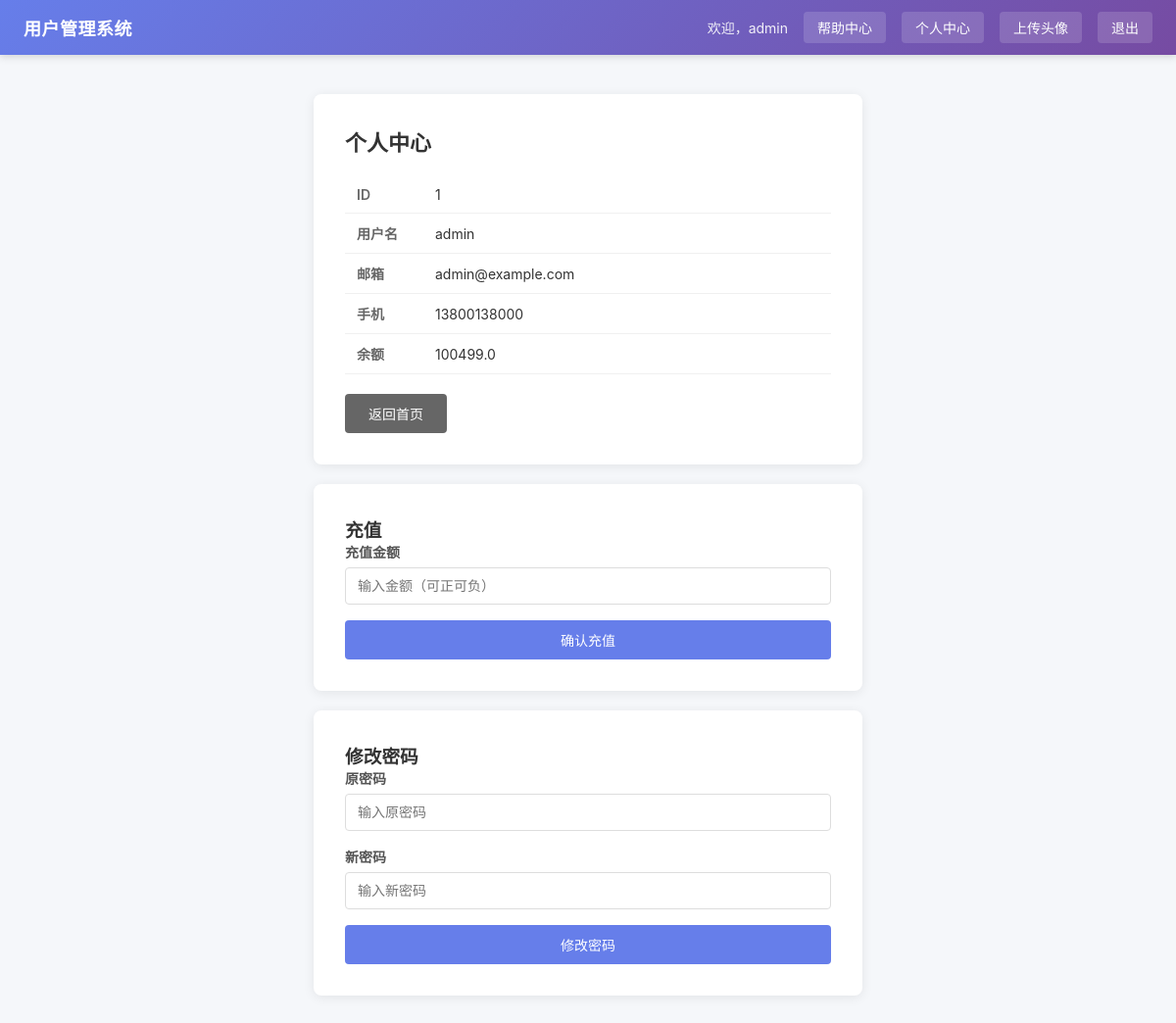
The page /profile (signed in) on the database as committed earlier.
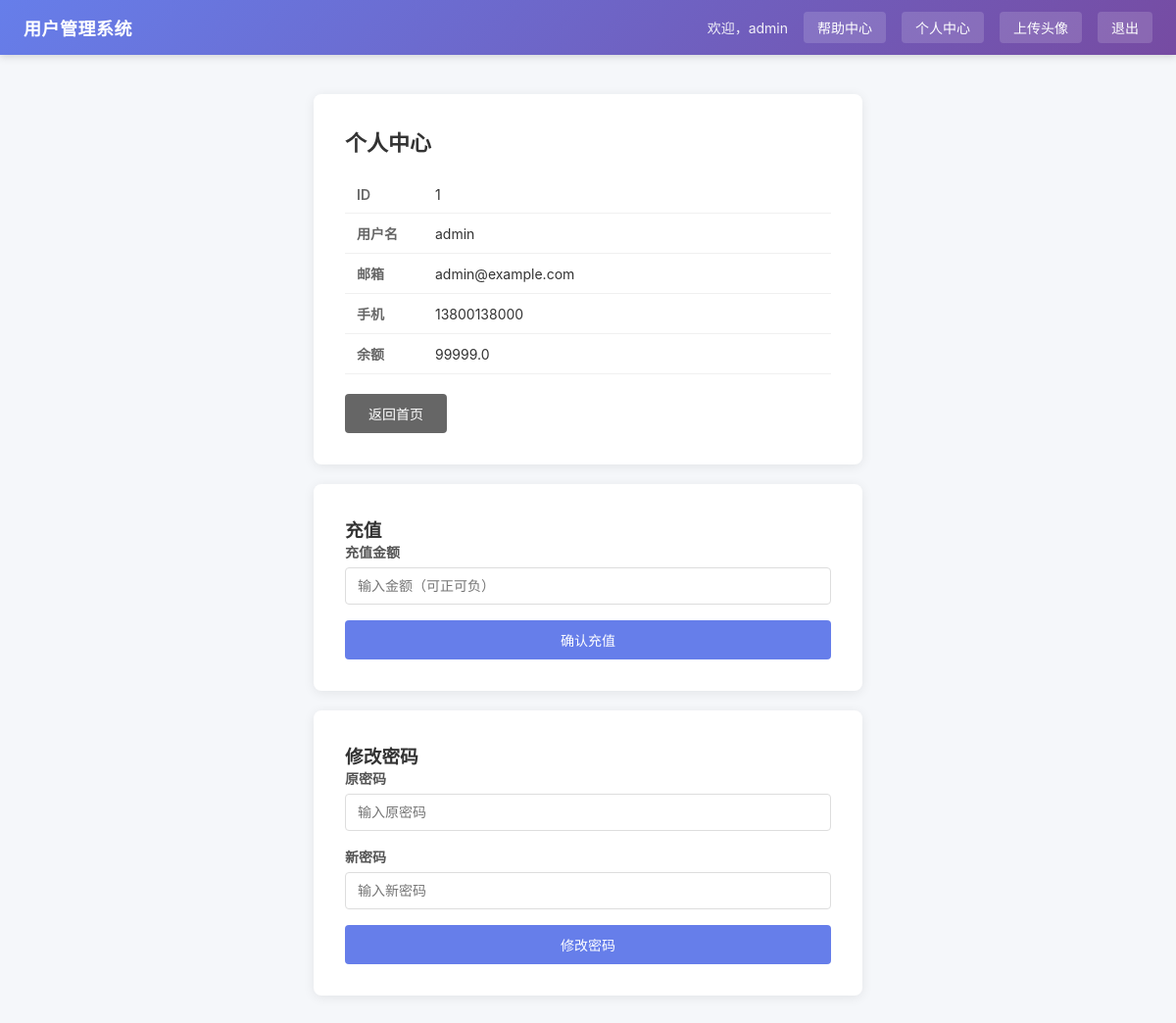
The same page on the database as committed later.
### tables this page shows
CREATE TABLE users (
            id INTEGER PRIMARY KEY AUTOINCREMENT,
            username TEXT UNIQUE NOT NULL,
            password TEXT NOT NULL,
            email TEXT,
            phone TEXT,
            balance REAL DEFAULT 100
        );

### app.py (the view)
@app.route("/profile")
def profile():
    if "username" not in session:
        return redirect("/login")
    db_path = os.path.join(os.path.dirname(__file__), "data", "users.db")
    conn = sqlite3.connect(db_path)
    c = conn.cursor()
    c.execute("SELECT id FROM users WHERE username = ?", (session["username"],))
    login_row = c.fetchone()
    if not login_row:
        conn.close()
        return redirect("/login")
    login_user_id = login_row[0]
    user_id = request.args.get("user_id")
    if not user_id:
        user_id = str(login_user_id)
    if int(user_id) != login_user_id:
        conn.close()
        return "无权查看其他用户的资料"
    sql = "SELECT id, username, email, phone, balance FROM users WHERE id = ?"
    c.execute(sql, (user_id,))
    row = c.fetchone()
    conn.close()
    if not row:
        return "用户不存在"
    user_info = {
        "id": row[0], "username": row[1],
        "email": row[2], "phone": row[3],
        "balance": row[4]
    }
    session["csrf_token"] = secrets.token_hex(16)
    return render_template("profile.html", user=user_info, csrf_token=session["csrf_token"])

### templates/profile.html (shortened to what this page needs)
{% extends "base.html" %}
{% block content %}
<div class="card">
    <h2>个人中心</h2>
    <table class="info-table">
        <tr><td>ID</td><td>{{ user.id }}</td></tr>
        <tr><td>用户名</td><td>{{ user.username }}</td></tr>
        <tr><td>邮箱</td><td>{{ user.email }}</td></tr>
        <tr><td>手机</td><td>{{ user.phone }}</td></tr>
        <tr><td>余额</td><td>{{ user.balance }}</td></tr>
    </table>
    <a href="/" class="btn" style="background:#666;">返回首页</a>
</div>
<div class="card">
    <h3>充值</h3>
    <form method="post" action="/recharge">
        <div class="form-group">
            <label for="amount">充值金额</label>
            <input type="number" id="amount" name="amount" step="0.01" placeholder="输入金额（可正可负）" required>
        </div>
        <button type="submit" class="btn btn-block">确认充值</button>
    </form>
</div>
<div class="card">
    <h3>修改密码</h3>
    <form method="post" action="/change-password">
        <div class="form-group">
            <label for="old_password">原密码</label>
            <input type="password" id="old_password" name="old_password" placeholder="输入原密码" required>
        </div>
        <div class="form-group">
            <label for="new_password">新密码</label>
            <input type="password" id="new_password" name="new_password" placeholder="输入新密码" required>
        </div>
        <button type="submit" class="btn btn-block">修改密码</button>
    </form>
</div>
{% endblock %}

### templates/base.html (shortened to what this page needs)
<!DOCTYPE html>
<html lang="zh-CN">
<head>
    <link rel="stylesheet" href="/static/css/style.css">
</head>
<body>
    <nav class="navbar">
        <div class="nav-brand">用户管理系统</div>
        <div class="nav-menu">
            {% if session.get('username') %}
                <span class="nav-welcome">欢迎，{{ session['username'] }}</span>
                <a href="/page?name=help" class="nav-link">帮助中心</a>
                <a href="/profile" class="nav-link">个人中心</a>
                <a href="/upload" class="nav-link">上传头像</a>
                <a href="/logout" class="nav-link">退出</a>
            {% else %}
                <a href="/login" class="nav-link">登录</a>
                <a href="/register" class="nav-link">注册</a>
            {% endif %}
        </div>
    </nav>
    <main class="container">
        {% block content %}{% endblock %}
    </main>
</body>
</html>

### static/css/style.css (style rules this page uses)
* { margin: 0; padding: 0; box-sizing: border-box; }
body { font-family: -apple-system, BlinkMacSystemFont, "Segoe UI", Roboto, "Helvetica Neue", Arial, sans-serif; background: #f5f7fa; min-height: 100vh; color: #333; }
.navbar { background: linear-gradient(135deg, #667eea 0%, #764ba2 100%); color: #fff; display: flex; justify-content: space-between; align-items: center; padding: 0 24px; height: 56px; box-shadow: 0 2px 8px rgba(0, 0, 0, 0.15); }
.nav-brand { font-size: 18px; font-weight: 700; letter-spacing: 0.5px; }
.nav-menu { display: flex; align-items: center; gap: 16px; }
.nav-welcome { font-size: 14px; opacity: 0.9; }
.nav-link { color: #fff; text-decoration: none; font-size: 14px; padding: 6px 14px; border-radius: 4px; background: rgba(255, 255, 255, 0.15); transition: background 0.2s; }
.container { max-width: 600px; margin: 40px auto; padding: 0 20px; }
.card { background: #fff; border-radius: 8px; box-shadow: 0 2px 12px rgba(0, 0, 0, 0.08); padding: 32px; margin-bottom: 20px; }
.card h2 { font-size: 22px; margin-bottom: 20px; color: #333; }
.info-table { width: 100%; border-collapse: collapse; margin-bottom: 20px; }
.info-table td { padding: 10px 12px; border-bottom: 1px solid #f0f0f0; font-size: 14px; }
.info-table td:first-child { font-weight: 600; color: #666; width: 80px; }
.form-group { margin-bottom: 16px; }
.form-group label { display: block; font-size: 14px; font-weight: 600; color: #555; margin-bottom: 6px; }
.form-group input { width: 100%; padding: 10px 12px; border: 1px solid #ddd; border-radius: 4px; font-size: 14px; outline: none; transition: border-color 0.2s; }
.btn { display: inline-block; padding: 10px 24px; background: #667eea; color: #fff; border: none; border-radius: 4px; font-size: 14px; cursor: pointer; text-decoration: none; transition: background 0.2s; }
.btn-block { width: 100%; }

Rows that differ between the two databases and show on the page:
changed users "admin": balance "100499.0" → "99999.0"
